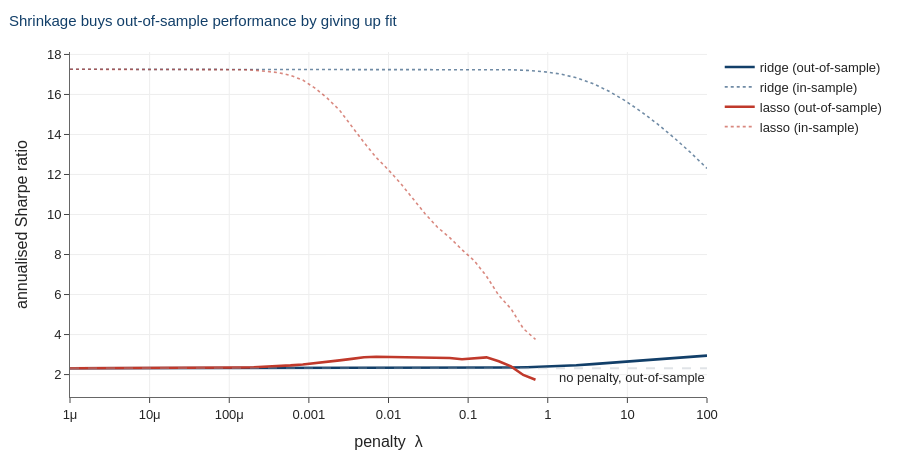

Write notebook code for a chart like this one.
### Markdown cell above
### How sparse is the sparse model?

The number to look at is not which of ridge and lasso wins — the two are usually
close — but **how many signals the lasso needs before it stops improving.**

If a handful of characteristics summarised the cross-section, the lasso should find
them and discard the rest. On the real zoo it does not: the penalty that maximises
out-of-sample performance retains a substantial majority of the signals. That is the
Kozak, Nagel and Santosh conclusion arrived at directly —

> no small set of characteristics summarises the cross-section, so **shrinkage rather
> than selection** is the appropriate response to the zoo.

If you are running the **simulated** zoo instead, expect the lasso to look better than
it should. We built that zoo with 70% of signals having a population mean of exactly
zero, so it is characteristics-sparse by construction, and Lecture 8a established that
the estimator matching the data-generating process wins. That result is a fact about
our simulation, not about markets.

### Code cell
fig = go.Figure()
for (name, df), colour in zip([("ridge", sweeps["ridge"]),
                               ("lasso", sweeps["lasso"])], [NAVY, RED]):
    fig.add_trace(go.Scatter(x=df.param, y=df.oos_sharpe, mode="lines",
                             line=dict(color=colour, width=2.6),
                             name=f"{name} (out-of-sample)"))
    fig.add_trace(go.Scatter(x=df.param, y=df.is_sharpe, mode="lines",
                             line=dict(color=colour, width=1.6, dash="dot"),
                             name=f"{name} (in-sample)", opacity=0.6))
fig.add_hline(y=portfolio_sharpe(R_te, w_ols),
              line=dict(color=GREY, width=2, dash="dash"),
              annotation_text="no penalty, out-of-sample",
              annotation_position="bottom right")
fig.update_xaxes(type="log", title="penalty  λ")
fig.update_yaxes(title="annualised Sharpe ratio")
airm_layout(fig, "Shrinkage buys out-of-sample performance by giving up fit")

### Figure 1 — Plotly figure (JSON) as saved in the notebook; plotly's stock layout.template omitted (floating-point values rounded to 4 significant figures)
{"data": [{"line": {"color": "#123F69", "width": 2.6}, "mode": "lines", "name": "ridge (out-of-sample)", "type": "scatter", "x": [1e-06, 1.604e-06, 2.572e-06, 4.125e-06, 6.615e-06, 1.061e-05, 1.701e-05, 2.728e-05, 4.375e-05, 7.017e-05, 0.0001125, 0.0001805, 0.0002894, 0.0004642, 0.0007444, 0.001194, 0.001914, 0.00307, 0.004924, 0.007897, 0.01266, 0.02031, 0.03257, 0.05223, 0.08377, 0.1343, 0.2154, 0.3455, 0.5541, 0.8886, 1.425, 2.285, 3.665, 5.878, 9.427, 15.12, 24.24, 38.88, 62.36, 100.0], "y": [2.32, 2.32, 2.32, 2.32, 2.32, 2.32, 2.32, 2.32, 2.32, 2.32, 2.32, 2.32, 2.32, 2.32, 2.32, 2.32, 2.32, 2.32, 2.32, 2.321, 2.321, 2.322, 2.323, 2.325, 2.329, 2.334, 2.342, 2.353, 2.37, 2.394, 2.427, 2.469, 2.522, 2.584, 2.651, 2.72, 2.786, 2.847, 2.902, 2.948]}, {"line": {"color": "#123F69", "dash": "dot", "width": 1.6}, "mode": "lines", "name": "ridge (in-sample)", "opacity": 0.6, "type": "scatter", "x": [1e-06, 1.604e-06, 2.572e-06, 4.125e-06, 6.615e-06, 1.061e-05, 1.701e-05, 2.728e-05, 4.375e-05, 7.017e-05, 0.0001125, 0.0001805, 0.0002894, 0.0004642, 0.0007444, 0.001194, 0.001914, 0.00307, 0.004924, 0.007897, 0.01266, 0.02031, 0.03257, 0.05223, 0.08377, 0.1343, 0.2154, 0.3455, 0.5541, 0.8886, 1.425, 2.285, 3.665, 5.878, 9.427, 15.12, 24.24, 38.88, 62.36, 100.0], "y": [17.26, 17.26, 17.26, 17.26, 17.26, 17.26, 17.26, 17.26, 17.26, 17.26, 17.26, 17.26, 17.26, 17.26, 17.26, 17.26, 17.26, 17.26, 17.26, 17.26, 17.26, 17.26, 17.26, 17.26, 17.26, 17.26, 17.25, 17.23, 17.2, 17.14, 17.03, 16.84, 16.55, 16.16, 15.68, 15.12, 14.5, 13.83, 13.09, 12.3]}, {"line": {"color": "#C0392B", "width": 2.6}, "mode": "lines", "name": "lasso (out-of-sample)", "type": "scatter", "x": [1e-06, 1.425e-06, 2.031e-06, 2.894e-06, 4.125e-06, 5.878e-06, 8.377e-06, 1.194e-05, 1.701e-05, 2.424e-05, 3.455e-05, 4.924e-05, 7.017e-05, 0.0001, 0.0001425, 0.0002031, 0.0002894, 0.0004125, 0.0005878, 0.0008377, 0.001194, 0.001701, 0.002424, 0.003455, 0.004924, 0.007017, 0.01, 0.01425, 0.02031, 0.02894, 0.04125, 0.05878, 0.08377, 0.1194, 0.1701, 0.2424, 0.3455, 0.4924, 0.7017, 1.0], "y": [2.32, 2.32, 2.32, 2.32, 2.321, 2.321, 2.322, 2.322, 2.324, 2.325, 2.327, 2.331, 2.335, 2.342, 2.352, 2.367, 2.389, 2.419, 2.459, 2.505, 2.565, 2.626, 2.71, 2.786, 2.867, 2.89, 2.884, 2.851, 2.845, 2.867, 2.848, 2.831, 2.769, 2.824, 2.862, 2.665, 2.413, 1.982, 1.742, NaN]}, {"line": {"color": "#C0392B", "dash": "dot", "width": 1.6}, "mode": "lines", "name": "lasso (in-sample)", "opacity": 0.6, "type": "scatter", "x": [1e-06, 1.425e-06, 2.031e-06, 2.894e-06, 4.125e-06, 5.878e-06, 8.377e-06, 1.194e-05, 1.701e-05, 2.424e-05, 3.455e-05, 4.924e-05, 7.017e-05, 0.0001, 0.0001425, 0.0002031, 0.0002894, 0.0004125, 0.0005878, 0.0008377, 0.001194, 0.001701, 0.002424, 0.003455, 0.004924, 0.007017, 0.01, 0.01425, 0.02031, 0.02894, 0.04125, 0.05878, 0.08377, 0.1194, 0.1701, 0.2424, 0.3455, 0.4924, 0.7017, 1.0], "y": [17.26, 17.26, 17.26, 17.26, 17.26, 17.26, 17.26, 17.26, 17.26, 17.26, 17.26, 17.26, 17.25, 17.25, 17.24, 17.21, 17.17, 17.09, 16.95, 16.72, 16.32, 15.81, 15.22, 14.41, 13.6, 12.85, 12.23, 11.54, 10.81, 10.03, 9.362, 8.842, 8.241, 7.689, 6.917, 5.959, 5.289, 4.304, 3.757, NaN]}], "layout": {"annotations": [{"showarrow": false, "text": "no penalty, out-of-sample", "x": 1, "xanchor": "right", "xref": "x domain", "y": 2.32, "yanchor": "top", "yref": "y"}], "font": {"family": "Helvetica, Arial, sans-serif", "size": 13}, "height": 460, "margin": {"b": 60, "l": 70, "r": 30, "t": 52}, "shapes": [{"line": {"color": "#9AA5B1", "dash": "dash", "width": 2}, "type": "line", "x0": 0, "x1": 1, "xref": "x domain", "y0": 2.32, "y1": 2.32, "yref": "y"}], "title": {"font": {"color": "#123F69", "size": 15}, "text": "Shrinkage buys out-of-sample performance by giving up fit", "x": 0.01, "xanchor": "left"}, "xaxis": {"gridcolor": "#EEEEEE", "linecolor": "#666666", "showgrid": true, "ticks": "outside", "title": {"text": "penalty  λ"}, "type": "log", "zeroline": false}, "yaxis": {"gridcolor": "#EEEEEE", "linecolor": "#666666", "showgrid": true, "ticks": "outside", "title": {"text": "annualised Sharpe ratio"}, "zeroline": true, "zerolinecolor": "#BBBBBB"}}}
